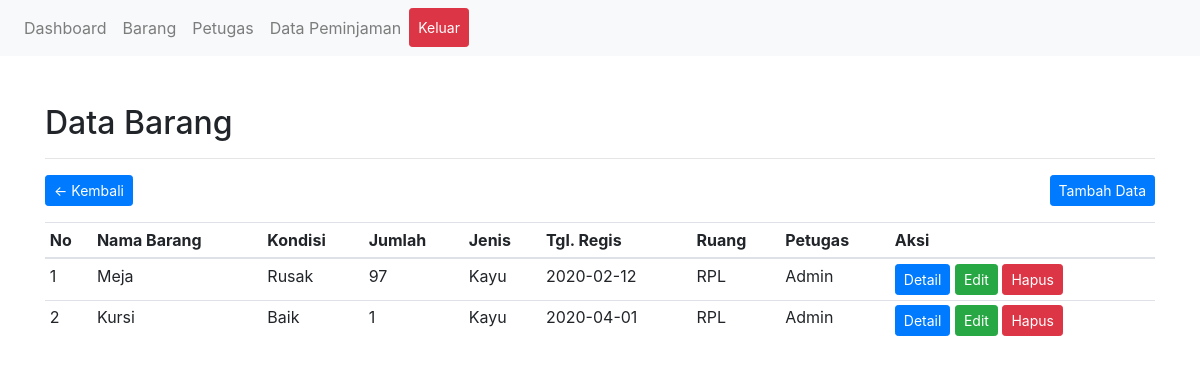
The page /admin/data-barang.php (signed in) on the database its author committed.
### tables this page shows
CREATE TABLE `barang` (
  `id_barang` int(11) NOT NULL,
  `id_user` int(11) NOT NULL,
  `jenis` varchar(30) NOT NULL,
  `jumlah` int(11) NOT NULL,
  `keterangan` text NOT NULL,
  `kondisi` varchar(20) NOT NULL,
  `nama_barang` varchar(50) NOT NULL,
  `tgl_regis` date NOT NULL DEFAULT current_timestamp(),
  `ruang` varchar(30) NOT NULL
);

CREATE TABLE `users` (
  `id_user` int(11) NOT NULL,
  `nama` varchar(50) NOT NULL,
  `username` varchar(30) NOT NULL,
  `password` varchar(100) NOT NULL,
  `id_level` enum('1','2') NOT NULL
);

### admin/includes/barang.php (the view)
<div class="container mt-5">
	<h2>Data Barang</h2>
	<hr>
	<a href="index.php" class="btn btn-primary btn-sm float-left">&larr; Kembali</a>
	<a href="?p=tambah-barang" class="btn btn-primary btn-sm float-right">Tambah Data</a>
	<div class="clearfix"></div>
	<table class="table table-sm mt-3">
		<thead>
			<tr>
				<th>No</th>
				<th>Nama Barang</th>
				<th>Kondisi</th>
				<th>Jumlah</th>
				<th>Jenis</th>
				<th>Tgl. Regis</th>
				<th>Ruang</th>
				<th>Petugas</th>
				<th>Aksi</th>
			</tr>
		</thead>
		<tbody>
			<?php foreach($data_barang as $barang): ?>
			<tr>
				<td><?= $no++; ?></td>
				<td><?= $barang['nama_barang']; ?>
				<td><?= $barang['kondisi']; ?>
				<td><?= $barang['jumlah']; ?>
				<td><?= $barang['jenis']; ?>
				<td><?= $barang['tgl_regis']; ?>
				<td><?= $barang['ruang']; ?>
				<td><?= $barang['nama']; ?>
				<td>
					<div class="d-inline">
						<a href="?p=detail-barang&id=<?= $barang['id_barang']; ?>" class="btn btn-primary btn-sm">Detail</a>
						<a href="?p=edit-barang&id=<?= $barang['id_barang']; ?>" class="btn btn-success btn-sm">Edit</a>
						<a href="?p=hapus-barang&id=<?= $barang['id_barang']; ?>" class="btn btn-danger btn-sm" onclick="return confirm('Hapus data ini?')">Hapus</a>
					</div>
				</td>
			</tr>
			<?php endforeach; ?>
		</tbody>
	</table>
</div>

### rows shown on the page
barang: nama_barang "Meja", kondisi "Rusak", jumlah "97", jenis "Kayu", tgl_regis "2020-02-12", ruang "RPL", id_user.nama "Admin"
barang: nama_barang "Kursi", kondisi "Baik", jumlah "1", jenis "Kayu", tgl_regis "2020-04-01", ruang "RPL", id_user.nama "Admin"
